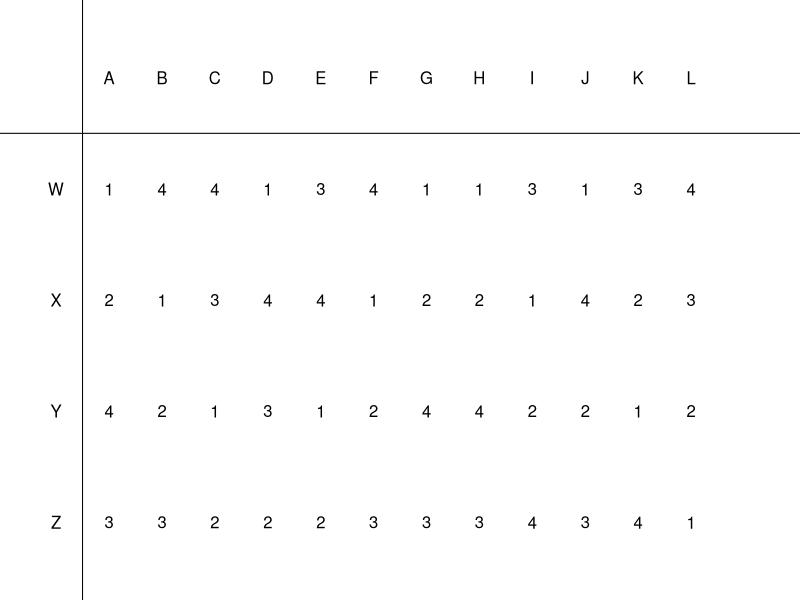
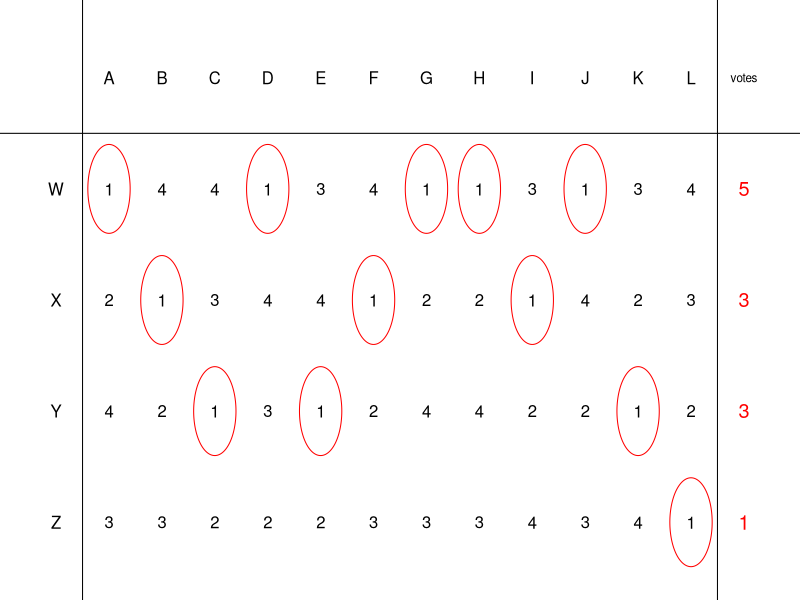
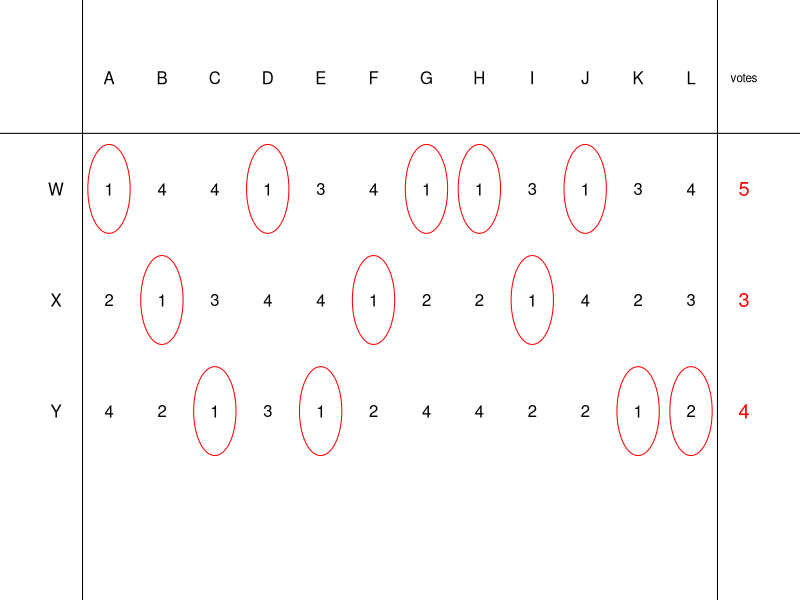
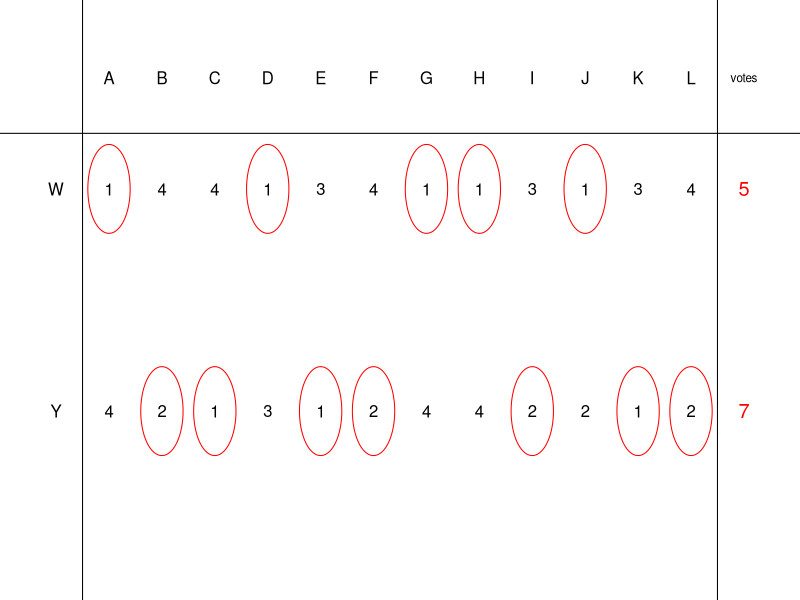

Write R code to recreate these figures, in order.
## ---- chunk 1

compare = function(prefs,i,j){
    pi = 0
    pj = 0
    for(k in 1:nv){
        prefi = prefs[[k]][i]
        prefj = prefs[[k]][j]
        if(prefi < prefj){
            pi = pi+1
        }
        if(prefj < prefi){
            pj = pj+1
        }
    }
    if(pi>pj){
        win = i
        lose = j
    }
    if(pj>pi){
        win = j
        lose = i
    }
    if(pj==pi){
        win = 0
        lose = 0
    }
    return(c(pi,pj,win,lose))
}

condorcet = function(prefs){
    nv = length(prefs)
    nc = length(prefs[[1]])
    alwayswin = rep(T,nc)
    for(i in 1:(nc-1)){
        for(j in (i+1):nc){
            pi = 0
            pj = 0
            for(k in 1:nv){
                prefi = prefs[[k]][i]
                prefj = prefs[[k]][j]
                if(prefi < prefj){
                    pi = pi+1
                }
                if(prefj < prefi){
                    pj = pj+1
                }
            }
            if(pi <= pj){
                alwayswin[i] = F
            }
            if(pi >= pj){
                alwayswin[j] = F
            }
        }
    }
    if(length(unique(alwayswin))==2){
        return(which(alwayswin))
    } else {
        return(0)
    }
}

plurality = function(prefs){
    nv = length(prefs)
    nc = length(prefs[[1]])
    points = rep(0,nc)
    for(k in 1:nv){
        wo = which(prefs[[k]]==1)
        points[wo] = points[wo]+1
    }
    mp = max(points)
    if(sum(mp==points)==1){
        return(which(points==mp))
    } else {
        return(0)
    }
}

borda = function(prefs){
    np = length(prefs)
    nc = length(prefs[[1]])
    bps = rep(0,nc)
    for(i in 1:np){
        for(j in 1:nc){
            bp = nc-prefs[[i]][j]
            bps[j] = bps[j]+bp
        }
    }
    win = which(bps==max(bps))
    if(length(win)>1){
        return(0)
    } else {
        return(win)
    }
}

borda_pts = function(prefs){
    np = length(prefs)
    nc = length(prefs[[1]])
    bps = rep(0,nc)
    for(i in 1:np){
        for(j in 1:nc){
            bp = nc-prefs[[i]][j]
            bps[j] = bps[j]+bp
        }
    }
    return(bps)
}

inst_run = function(prefs){
    counts = rep(1,length(prefs))
    nrounds = 0
    whowon = 0
    N = sum(counts)
    np = length(prefs)
    nc = length(prefs[[1]])
    majority = N%/%2+1
    winner = F
    cannies = 1:nc
    ppp = 0
    while(winner==F){
        ppp = ppp+1
        if(ppp>(nc)){
            return(c(0,ppp))
        }
        # print(cannies)
        nrounds = nrounds+1
        vcs = rep(0,length(cannies))
        for(i in 1:np){
            p = prefs[[i]]
            jj = which(p==min(p[cannies]))
            vcs[which(cannies==jj)] = vcs[which(cannies==jj)]+counts[i]
        }
        # print(vcs)
        if(max(vcs)>=majority){
            winner=T
            whowon = cannies[which(vcs==max(vcs))]
        } else {
            if(length(cannies)==2){
                return(c(0,nrounds))
            }
            jj = which(vcs==min(vcs))
            if(length(jj)>1){
                return(c(0,nrounds))
            }
            # print(jj)
            cannies = cannies[-jj]
        }
    }
    return(c(whowon,nrounds))
}

while(T){
    nc = sample(4:6,1)
    nv = sample(8:12,1)
    prefs = list()
    for(i in 1:nv){
        pref = sample(1:nc)
        prefs[[i]] = pref
    }
    # cond = condorcet(prefs)
    plur = plurality(prefs)
    # bord = borda(prefs)
    inru = inst_run(prefs)[1]
    inruro = inst_run(prefs)[2]
    has1 = rep(F,nc)
    for(i in 1:nv){
        for(j in 1:nc){
            if(prefs[[i]][j]==1){
                has1[j] = T
            }
        }
    }
    if(inru!=0 && inruro>1 && inru!=plur && length(unique(has1))==1){
        break
    }
}

cans = LETTERS[26-nc+1:nc]
bp = borda_pts(prefs)
ach = sort(unique(c(bp,sample(c(bp-1,bp+1,bp-2,bp+2))))[1:10])
while(length(ach)<10){
    ach = sort(unique(c(ach,sample(1:(max(bp)+10),1))))
}


al2 = paste0("* Candidate ",cans,collapse="\n")

sol = paste0(1*(1:nc==inru),collapse="")

## ---- chunk 2
inrutab1 = function(prefs,surv=1:length(prefs[[1]])){
    par(mar=c(0,0,0,0))
    plot(0,0,"n",xlim=c(-1,nv+1),ylim=c(0.5,nc+1.5),axes=F,ann=F)
    tots = rep(0,length(prefs[[1]]))
    for(i in surv){
        text(-0.5,nc+1-i,cans[i])
        for(j in 1:nv){
            text(j-0.5,nc+1-i,prefs[[j]][i])
            if(prefs[[j]][i]==min(prefs[[j]][surv])){
                # tots[i] = tots[i]+1
                # mkcirc(j-0.5,nc+1-i)
            }
        }
        # text(nv+0.5,nc+1-i,tots[i],col="red",cex=1.2)
    }
    for(j in 1:nv){
        text(j-0.5,nc+1,LETTERS[j])
    }
    abline(h=nc+0.5)
    abline(v=0)
}
inrutab1(prefs)
## ---- chunk 3
mkcirc = function(x,y){
    th = seq(0,2*pi,pi/100)
    lines(x+0.4*cos(th),y+0.4*sin(th),col="red")
}
inrutab = function(prefs,surv=1:length(prefs[[1]])){
    par(mar=c(0,0,0,0))
    plot(0,0,"n",xlim=c(-1,nv+1),ylim=c(0.5,nc+1.5),axes=F,ann=F)
    tots = rep(0,length(prefs[[1]]))
    for(i in surv){
        text(-0.5,nc+1-i,cans[i])
        for(j in 1:nv){
            text(j-0.5,nc+1-i,prefs[[j]][i])
            if(prefs[[j]][i]==min(prefs[[j]][surv])){
                tots[i] = tots[i]+1
                mkcirc(j-0.5,nc+1-i)
            }
        }
        text(nv+0.5,nc+1-i,tots[i],col="red",cex=1.2)
    }
    for(j in 1:nv){
        text(j-0.5,nc+1,LETTERS[j])
    }
    abline(h=nc+0.5)
    abline(v=0)
    abline(v=nv)
    text(nv+0.5,nc+1,"votes",cex=0.7)
    return(tots)
}
maj = nv%/%2+1
totals = rep(0,nc)
survivors = 1:nc
ppp = 0
while(T){
    ppp = ppp+1
    if(ppp>nc-1){
        break
    }
    totals = inrutab(prefs,survivors)
    if(max(totals)<maj){
        loser_num = which(totals[survivors]==min(totals[survivors]))
        cat(paste0("\n\nNobody has a majority. Candidate ",cans[survivors[loser_num]]," has the fewest votes. Eliminate candidate ",cans[survivors[loser_num]]," from the contest. Each voter's vote goes to their top candidate still in the election.\n\n"))
        survivors = survivors[-which(survivors==loser_num)]
    } else {
        winner_num = which(totals[survivors]==max(totals[survivors]))
        cat(paste0("\n\nCandidate ",cans[survivors[winner_num]]," has gotten majority vote. Candidate ",cans[survivors[winner_num]]," wins!"))
        break
    }
}
